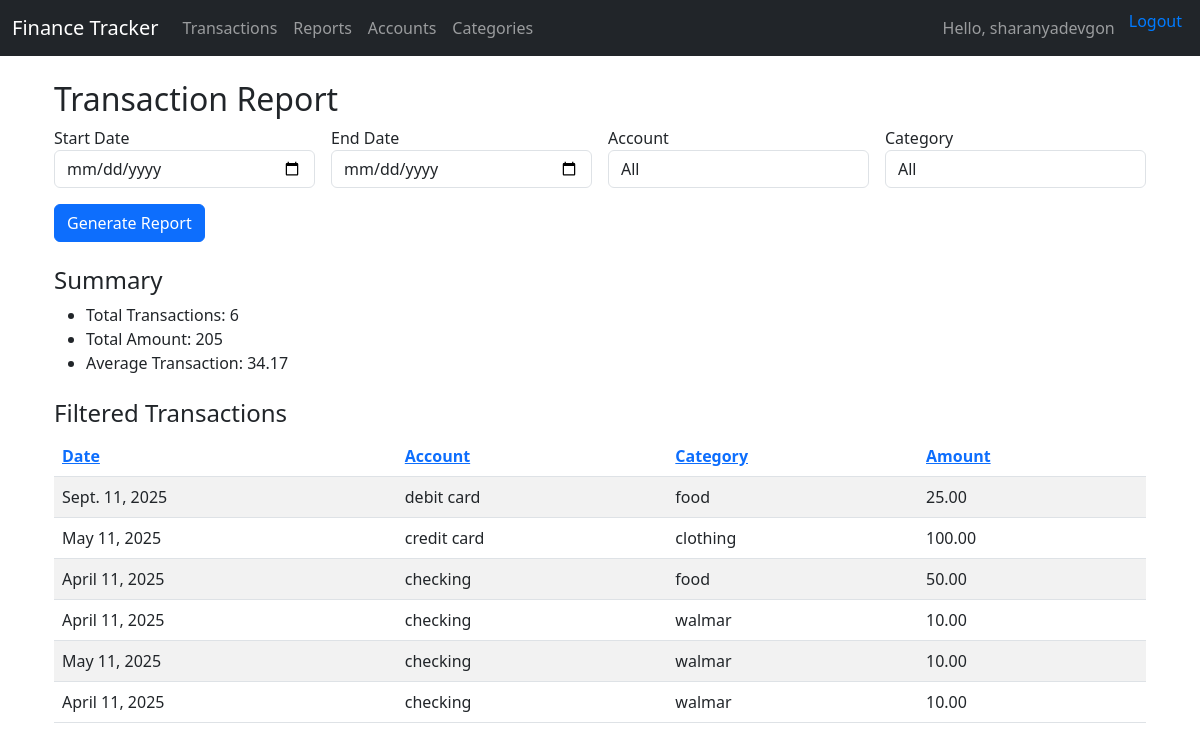
Screenshot of /report/?sort=account__name&dir=desc (signed in) with the database file from the repository.
### myapp/models.py (models this page shows, shortened)
class Transaction(models.Model):
    user = models.ForeignKey(User, on_delete=models.CASCADE)
    account = models.ForeignKey(Account, on_delete=models.CASCADE)
    category = models.ForeignKey(Category, on_delete=models.CASCADE)
    amount = models.DecimalField(max_digits=12, decimal_places=2)
    description = models.CharField(max_length=255, blank=True)
    transaction_date = models.DateField()
    created_at = models.DateTimeField(auto_now_add=True)
    class Meta:
        indexes = [
            models.Index(fields=['transaction_date']),
            models.Index(fields=['user']),
            models.Index(fields=['account']),
        ]

class Account(models.Model):
    ACCOUNT_TYPES = [
        ('Checking', 'Checking'),
        ('Savings', 'Savings'),
        ('Credit', 'Credit'),
        ('Cash', 'Cash'),
        ('Investment', 'Investment'),
    ]
    user = models.ForeignKey(User, on_delete=models.CASCADE)
    name = models.CharField(max_length=100)
    type = models.CharField(max_length=20, choices=ACCOUNT_TYPES)
    balance = models.DecimalField(max_digits=12, decimal_places=2, default=0)
    created_at = models.DateTimeField(auto_now_add=True)

class Category(models.Model):
    CATEGORY_TYPES = [
        ('Income', 'Income'),
        ('Expense', 'Expense'),
    ]
    user = models.ForeignKey(User, on_delete=models.CASCADE)
    name = models.CharField(max_length=100)
    type = models.CharField(max_length=10, choices=CATEGORY_TYPES)
    parent_category = models.ForeignKey('self', null=True, blank=True, on_delete=models.SET_NULL)

### myapp/views.py (the view)
# urls.py: path('report/', views.report_view, name='report'),
@login_required
def report_view(request):
    transactions = Transaction.objects.filter(user=request.user)
    start_date = request.GET.get('start_date') or ''
    end_date = request.GET.get('end_date') or ''
    account_id = request.GET.get('account') or ''
    category_id = request.GET.get('category') or ''
    if start_date:
        transactions = transactions.filter(transaction_date__gte=start_date)
    if end_date:
        transactions = transactions.filter(transaction_date__lte=end_date)
    if account_id:
        transactions = transactions.filter(account_id=account_id)
    if category_id:
        transactions = transactions.filter(category_id=category_id)
    sort = request.GET.get('sort', 'transaction_date')
    dir = request.GET.get('dir', 'asc')
    toggle_dir = 'desc' if dir == 'asc' else 'asc'
    sort_field = f"-{sort}" if dir == 'desc' else sort
    transactions = transactions.order_by(sort_field)
    total_amount = transactions.aggregate(Sum('amount'))['amount__sum'] or 0
    avg_amount = transactions.aggregate(Avg('amount'))['amount__avg'] or 0
    num_transactions = transactions.count()
    context = {
        'transactions': transactions,
        'accounts': Account.objects.filter(user=request.user),
        'categories': Category.objects.filter(user=request.user),
        'start_date': start_date,
        'end_date': end_date,
        'account_id': account_id,
        'category_id': category_id,
        'total_amount': total_amount,
        'avg_amount': avg_amount,
        'num_transactions': num_transactions,
        'sort': sort,
        'dir': dir,
        'toggle_dir': toggle_dir,
    }
    return render(request, 'myapp/report.html', context)

### myapp/templates/myapp/report.html (shortened to what this page needs)
{% extends 'base.html' %}
{% block content %}
<div class="container mt-4">
  <h2>Transaction Report</h2>
  <form method="get" class="row g-3 mb-4">
    <div class="col-md-3">
      <label>Start Date</label>
      <input type="date" name="start_date" value="{{ start_date }}" class="form-control">
    </div>
    <div class="col-md-3">
      <label>End Date</label>
      <input type="date" name="end_date" value="{{ end_date }}" class="form-control">
    </div>
    <div class="col-md-3">
      <label>Account</label>
      <select name="account" class="form-control">
        <option value="">All</option>
      </select>
    </div>
    <div class="col-md-3">
      <label>Category</label>
      <select name="category" class="form-control">
        <option value="">All</option>
      </select>
    </div>
    <div class="col-md-12 mt-3">
      <button type="submit" class="btn btn-primary">Generate Report</button>
    </div>
  </form>
  <h4>Summary</h4>
  <ul>
    <li>Total Transactions: {{ num_transactions }}</li>
    <li>Total Amount: {{ total_amount }}</li>
    <li>Average Transaction: {{ avg_amount|floatformat:2 }}</li>
  </ul>
  <h4 class="mt-4">Filtered Transactions</h4>
  <table class="table table-striped">
    <thead>
      <tr>
        <th>
          <a href="?sort=transaction_date&dir={{ toggle_dir }}">Date</a>
        </th>
        <th>
          <a href="?sort=account__name&dir={{ toggle_dir }}">Account</a>
        </th>
        <th>
          <a href="?sort=category__name&dir={{ toggle_dir }}">Category</a>
        </th>
        <th>
          <a href="?sort=amount&dir={{ toggle_dir }}">Amount</a>
        </th>
      </tr>
    </thead>
    <tbody>
      {% for t in transactions %}
      <tr>
        <td>{{ t.transaction_date }}</td>
        <td>{{ t.account.name }}</td>
        <td>{{ t.category.name }}</td>
        <td>{{ t.amount }}</td>
      </tr>
      {% empty %}
      <tr><td colspan="4" class="text-center">No transactions found for this filter.</td></tr>
      {% endfor %}
    </tbody>
  </table>
</div>
{% endblock %}

### myapp/templates/base.html (shortened to what this page needs)
<!DOCTYPE html>
<html lang="en">
<head>
    <link href="https://cdn.jsdelivr.net/npm/bootstrap@5.3.0/dist/css/bootstrap.min.css" rel="stylesheet">
</head>
<body>
<nav class="navbar navbar-expand-lg navbar-dark bg-dark mb-4">
  <div class="container-fluid">
    <a class="navbar-brand" href="{% url 'transaction_list' %}">Finance Tracker</a>
    <div class="collapse navbar-collapse">
      <ul class="navbar-nav me-auto">
        <li class="nav-item"><a class="nav-link" href="{% url 'transaction_list' %}">Transactions</a></li>
          <li class="nav-item"><a class="nav-link" href="{% url 'report' %}">Reports</a></li>
        <li class="nav-item"><a class="nav-link" href="{% url 'account_list' %}">Accounts</a></li>
        <li class="nav-item"><a class="nav-link" href="{% url 'category_list' %}">Categories</a></li>
      </ul>
      <ul class="navbar-nav">
        {% if user.is_authenticated %}
          <li class="nav-item"><span class="nav-link">Hello, {{ user.username }}</span></li>
          <li class="nav-item">
              <form action="{% url 'logout' %}" method="post" style="display:inline;">
                  <button type="submit" style="background:none; border:none; color:#007bff; cursor:pointer;">
                    Logout
                  </button>
                </form>
          </li>
        {% else %}
          <li class="nav-item"><a class="nav-link" href="{% url 'login' %}">Login</a></li>
        {% endif %}
      </ul>
    </div>
  </div>
</nav>
<div class="container">
  {% block content %}
  {% endblock %}
</div>
</body>
</html>

### rows the page displays
Transaction: transaction_date "Sept. 11, 2025", account.name "debit card", category.name "food", amount "25.00"
Transaction: transaction_date "May 11, 2025", account.name "credit card", category.name "clothing", amount "100.00"
Transaction: transaction_date "April 11, 2025", account.name "checking", category.name "food", amount "50.00"
Transaction: transaction_date "April 11, 2025", account.name "checking", category.name "walmar", amount "10.00"
Transaction: transaction_date "May 11, 2025", account.name "checking", category.name "walmar", amount "10.00"
Transaction: transaction_date "April 11, 2025", account.name "checking", category.name "walmar", amount "10.00"

### other values shown
{{ user.username }} "sharanyadevgon"
{{ num_transactions }} "6"
{{ total_amount }} "205"
{{ avg_amount|floatformat:2 }} "34.17"
